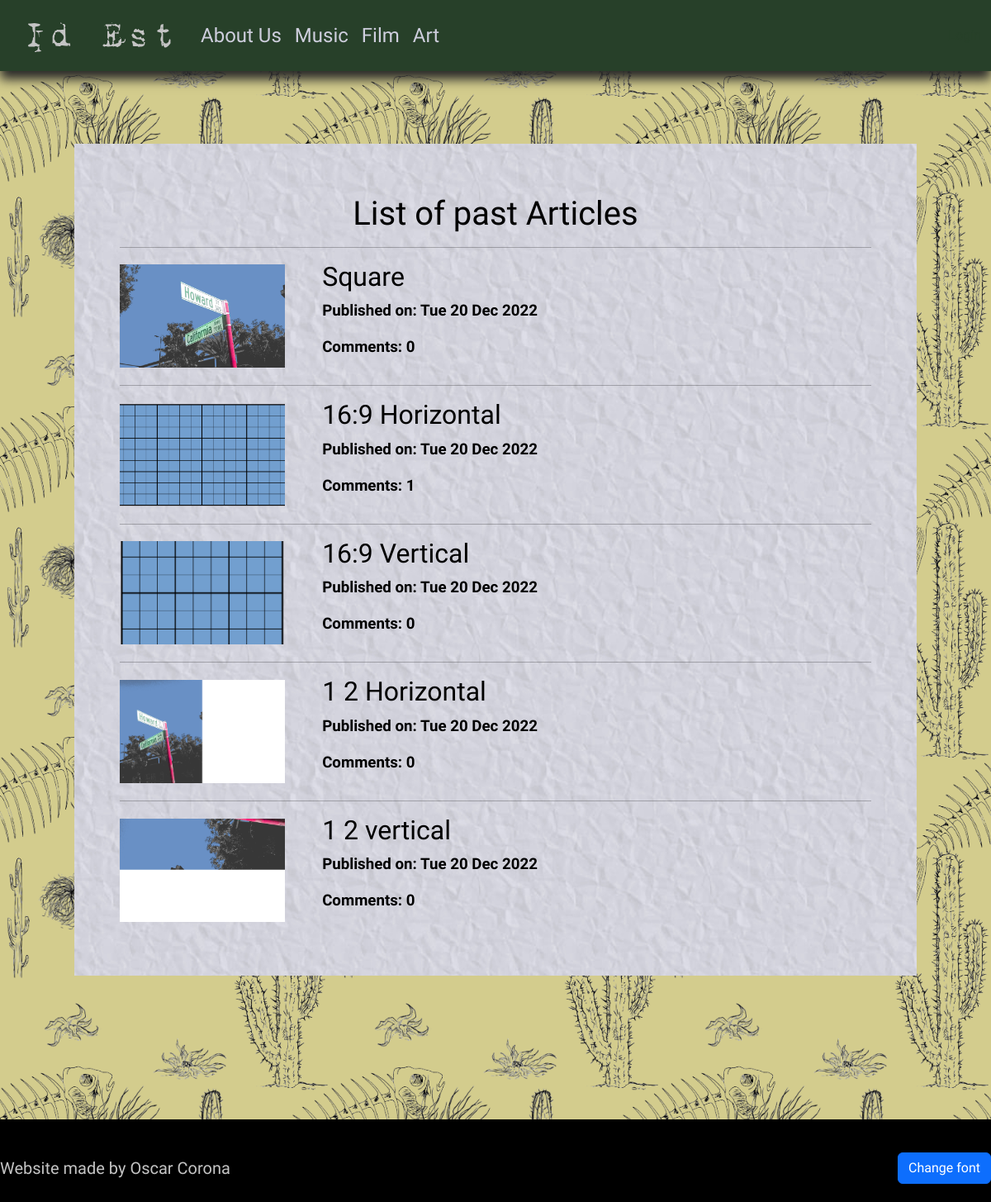
Before: /articlelist with the older database file.
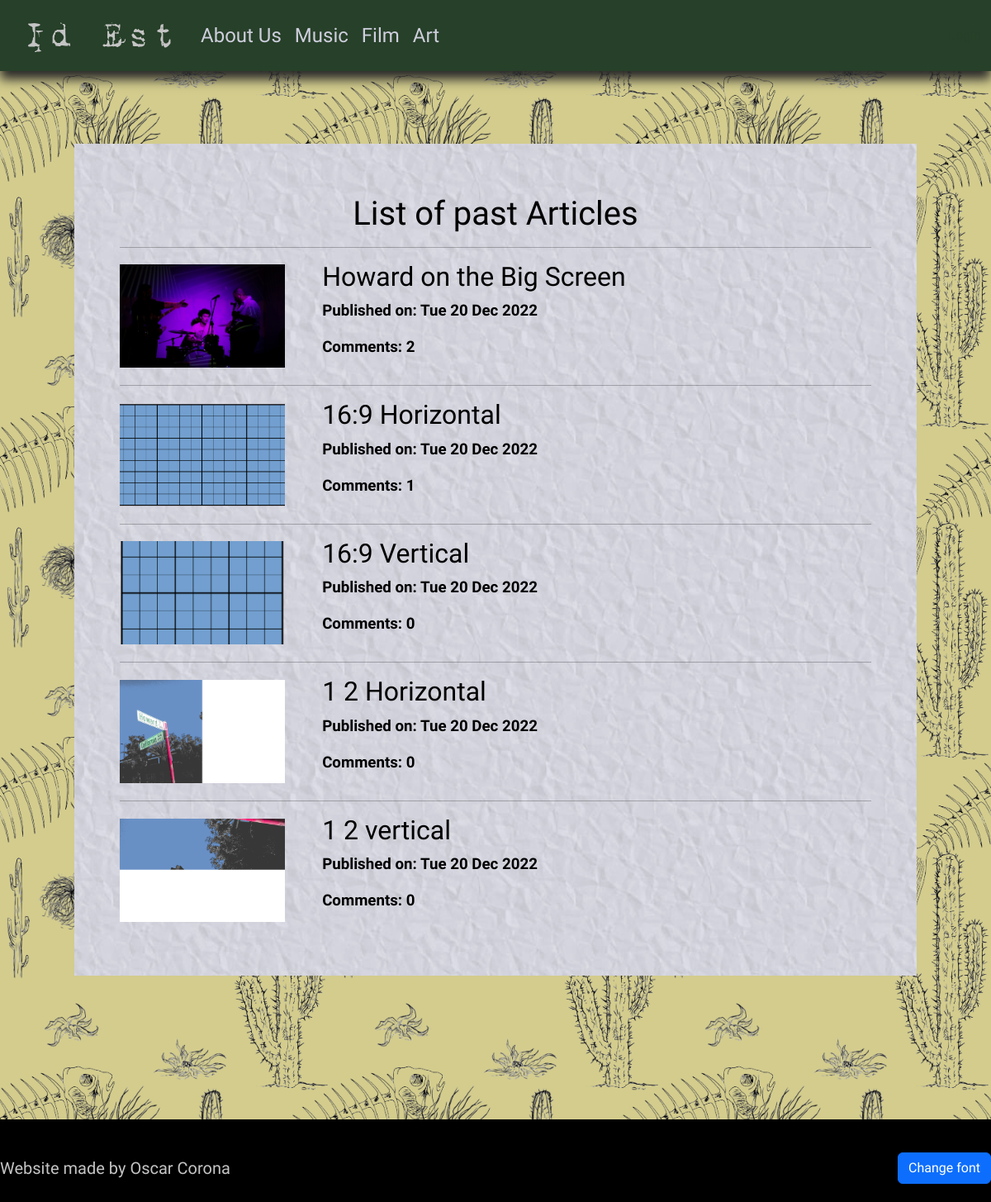
After: the same page with the newer database file.
### articles/models.py (models this page shows, shortened)
class ArticlePost(models.Model):
    author = models.ForeignKey('auth.User',on_delete=models.CASCADE)
    title = models.CharField(max_length=200)
    text = models.TextField()
    create_date = models.DateTimeField(default=now)
    publish_date = models.DateField(blank=True,null=True)
    featured_image = models.ImageField(upload_to='featured_images/%Y/%m/',blank=True)
    def approve_comments(self):
        return self.comments.filter(approved_comment=True)

### articles/views.py (the view)
# urls.py: path('articlelist',views.PostListView.as_view(),name='articlelist'),
class PostListView(ListView):
    model = ArticlePost
    template_name='articles/articlepost_list.html'
    context_object_name='posts'
    def get_queryset(self):
        return ArticlePost.objects.filter(publish_date__lte=now()).order_by('-publish_date')

### articles/templates/articles/articlepost_list.html (shortened to what this page needs)
{% extends 'articles/base.html' %}
{%load static%}
{% block body_block %}
<div class="borderimg">
<div class="base">
<div class="clear"></div>
<div class="container">
    <h1>List of past Articles</h1>
</div>
<div class="container">
<div class="container">
    {% for post in posts %}
    <hr>
    <a href="{% url 'articles:post_detail' pk=post.pk %}" class="coollink">
        <div class="posts">
            <img src="{{ post.featured_image.url}}" class="round postimg2" alt="no image here">
            <div class="post">
                <h2>{{ post.title }}</h2>
                <div class="date">
                    <p>Published on: {{post.publish_date|date:"D d M Y"}}</p>
                </div>
                <p>Comments: {{ post.approve_comments.count }}</p>
        </div>
        </div></a>
    {% empty %}
        <p>No Articles to Share</p>
    {% endfor %}
</div></div>
<div class="clear"></div></div>
</div>
{% endblock %}

### articles/templates/articles/base.html (shortened to what this page needs)
<!DOCTYPE html>
{% load static %}
<html lang="en">
<head>
    <link href="https://cdn.jsdelivr.net/npm/bootstrap@5.2.3/dist/css/bootstrap.min.css" rel="stylesheet">
    <link rel="stylesheet" href="https://cdn.jsdelivr.net/npm/bootstrap-icons@1.10.2/font/bootstrap-icons.css">
    <link rel="stylesheet" href="//cdn.jsdelivr.net/npm/medium-editor@latest/dist/css/medium-editor.min.css" type="text/css" media="screen" charset="utf-8">
    <link rel="stylesheet" href='{% static "css/mystyle.css" %}'>
    <link rel="stylesheet" href="{% static 'css/article.css' %}">
</head>
<body>
    <nav class="navbar navbar-expand-lg navbar-light navbar-custom">
        <div class="container-fluid">
            <a class="navbar-brand" href="{%url 'articles:index'%} "><img src="{% static 'images/Logos/Logo_full.png' %}"
            >
            </a>
            <div class="collapse navbar-collapse" id="navbarNav">
                <ul class="navbar-nav">
                    <li class="nav-item">
                        <a class="nav-link" href="{% url 'articles:about' %}">About Us</a>
                    </li>
                    <li class="nav-item">
                        <a class="nav-link" href="{% url 'articles:musicindex' %}">Music</a>
                    </li>
                    <li class="nav-item">
                        <a class="nav-link" href="{% url 'articles:comingsoon' %}">Film</a>
                    </li>
                    <li class="nav-item">
                        <a class="nav-link" href="{% url 'articles:comingsoon' %}">Art</a>
                    </li>
                </ul>
                <ul class="navbar-nav ms-auto">
                    {% if user.is_authenticated %}
                    <li class="nav-item">
                        <a class="nav-link" href="{% url 'articles:post_new'%}">New Post</a>
                    </li>
                    <li class="nav-item">
                        <a class="nav-link" href="{% url 'articles:draft_list'%}">Drafts</a>
                    </li>
                    <li class="nav-item">
                        <a class="nav-link" href="{% url 'articles:articlelist'%}">Articles</a>
                    </li>
                    <li class="nav-item">
                        <a class="nav-link" href="{% url 'logout'%}" class="logout">Logout</a>
                    </li>
                    <li class="nav-item nav-link">
                        <a>Welcome: {{user.username}}</a>
                    </li>
                    {%else%}
                    <li class="nav-item">
                        <a href="{% url 'login'%}" class="login">Login</a>
                    </li>
                    {% endif %}
                </ul>
              </div>
        </div>
    </nav>
    <div class="clear"></div>
<div class="wrapper">
    <div class="container ">
        {% block body_block %}
        {% endblock %}
        <div class="clear"></div>
    </div>
    <div class="clear"></div>
    <div class="clear"></div>
    <div class="clear"></div>
    <div class="clear"></div>
<div id="footer">
    <footer class="d-flex flex-wrap justify-content-between align-items-center py-3 my-4">
        <h5>Website made by Oscar Corona</h5>
        <h3 class="changefont btn btn-primary">Change font</h3>
    </footer>
</div>
</div>
</body>
</html>

### static/css/mystyle.css (style rules this page uses)
html { height: 100%; }
.navbar-custom { background-color: #274029; box-shadow: 0px 10px 13px #282828; -moz-box-shadow: 0px 10px 13px #282828; -webkit-box-shadow: 0px 10px 13px #282828; -khtml-box-shadow: 0px 10px 13px #282828; }
.navbar-custom .navbar-brand, .navbar-custom .navbar-text { color: #cecedd; }
.navbar-custom .navbar-nav .nav-link { color: #cecedd; font-size: 1.5em; }
.container { background-color: transparent; color: black; min-height: 100%; position: relative; }
.coollink { text-decoration: none; color: black; }
.base { background-image: url('/static/images/paper_background_blue.jpg'); background-size: 35em ; padding: 3%; }
p { font-family: 'Courier Prime', monospace; font-weight: bold; }
body { font-family: 'Special Elite', cursive; position: relative; margin: 0; padding-bottom: 4rem; min-height: 100%; }
h1 { text-align: center; }
.clear { clear: both; height: 30px; }
.post { padding-left: 5%; }
.login { color: #274029; }
@media screen and (min-width: 1144px) { .postimg2 { max-height: 125px; max-width: 200px; } }
@media screen and (min-width: 1144px) { .post { width: 50%; } }
@media screen and (min-width: 1144px) { .posts { display: flex; flex-direction: row; } }
@media screen and (min-width: 1144px) { p { font-size: 1.17em; } }
@media screen and (min-width: 1144px) { body { background-image: url('/static/images/title_black.png'); background-size: 25em; } }
@media screen and (min-width: 1144px) { .borderimg { border: 3em solid transparent; border-image: url('/static/images/burned_paper.png') 150 round; } }
#footer { position: absolute; right: 0; bottom: 0; left: 0; height:100px; width: 100%; background-color: black; }
footer { color: #c4c4c4; font-size: 0.5em; text-align: end; width: 100%; }
.wrapper { padding: 10px; }

### static/css/article.css (style rules this page uses)
.postimg2 { align-self: center; object-fit: cover; aspect-ratio: 1.6; max-width: auto; }

Changed rows visible on the page:
changed ArticlePost: featured_image: a different picture; title "Square" → "Howard on the Big Screen"; approve_comments.count "0" → "2"
